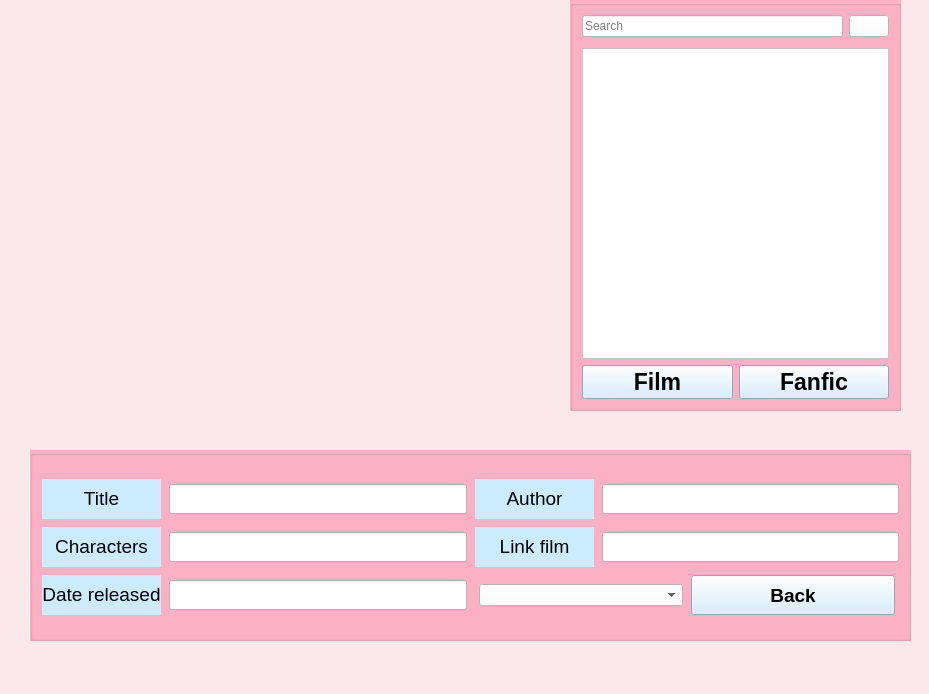
<?xml version="1.0" encoding="UTF-8"?>
<ui version="4.0">
 <class>MainWindow</class>
 <widget class="QMainWindow" name="MainWindow">
  <property name="geometry">
   <rect>
    <x>0</x>
    <y>0</y>
    <width>929</width>
    <height>694</height>
   </rect>
  </property>
  <property name="windowTitle">
   <string>MainWindow</string>
  </property>
  <property name="styleSheet">
   <string notr="true">background-color: rgb(250, 232, 237);
</string>
  </property>
  <widget class="QWidget" name="centralwidget">
   <widget class="QGroupBox" name="groupBox">
    <property name="geometry">
     <rect>
      <x>30</x>
      <y>450</y>
      <width>881</width>
      <height>191</height>
     </rect>
    </property>
    <property name="styleSheet">
     <string notr="true">background-color: rgb(255, 178, 197);</string>
    </property>
    <property name="title">
     <string/>
    </property>
    <layout class="QGridLayout" name="gridLayout_2">
     <item row="1" column="1">
      <layout class="QGridLayout" name="gridLayout" columnstretch="2,5,2,5">
       <property name="spacing">
        <number>8</number>
       </property>
       <item row="2" column="0">
        <widget class="QLabel" name="label_4">
         <property name="font">
          <font>
           <pointsize>14</pointsize>
           <weight>50</weight>
           <bold>false</bold>
          </font>
         </property>
         <property name="styleSheet">
          <string notr="true">background-color: rgb(203, 235, 255);</string>
         </property>
         <property name="text">
          <string>&lt;html&gt;&lt;head/&gt;&lt;body&gt;&lt;p align=&quot;center&quot;&gt;Date released&lt;/p&gt;&lt;/body&gt;&lt;/html&gt;</string>
         </property>
        </widget>
       </item>
       <item row="2" column="1">
        <widget class="QLineEdit" name="lineEdit_Date">
         <property name="minimumSize">
          <size>
           <width>0</width>
           <height>30</height>
          </size>
         </property>
         <property name="styleSheet">
          <string notr="true">background-color: rgb(255, 255, 255);</string>
         </property>
        </widget>
       </item>
       <item row="0" column="0">
        <widget class="QLabel" name="label_2">
         <property name="font">
          <font>
           <pointsize>14</pointsize>
           <weight>50</weight>
           <bold>false</bold>
          </font>
         </property>
         <property name="styleSheet">
          <string notr="true">background-color: rgb(203, 235, 255);
</string>
         </property>
         <property name="text">
          <string>&lt;html&gt;&lt;head/&gt;&lt;body&gt;&lt;p align=&quot;center&quot;&gt;Title&lt;/p&gt;&lt;/body&gt;&lt;/html&gt;</string>
         </property>
        </widget>
       </item>
       <item row="0" column="1">
        <widget class="QLineEdit" name="lineEdit_Title">
         <property name="minimumSize">
          <size>
           <width>0</width>
           <height>30</height>
          </size>
         </property>
         <property name="styleSheet">
          <string notr="true">background-color: rgb(255, 255, 255);</string>
         </property>
        </widget>
       </item>
       <item row="1" column="1">
        <widget class="QLineEdit" name="lineEdit_Character">
         <property name="minimumSize">
          <size>
           <width>0</width>
           <height>30</height>
          </size>
         </property>
         <property name="styleSheet">
          <string notr="true">background-color: rgb(255, 255, 255);</string>
         </property>
        </widget>
       </item>
       <item row="0" column="2">
        <widget class="QLabel" name="label_5">
         <property name="minimumSize">
          <size>
           <width>0</width>
           <height>40</height>
          </size>
         </property>
         <property name="font">
          <font>
           <pointsize>14</pointsize>
           <weight>50</weight>
           <bold>false</bold>
          </font>
         </property>
         <property name="styleSheet">
          <string notr="true">background-color: rgb(203, 235, 255);
</string>
         </property>
         <property name="text">
          <string>&lt;html&gt;&lt;head/&gt;&lt;body&gt;&lt;p align=&quot;center&quot;&gt;Author&lt;/p&gt;&lt;/body&gt;&lt;/html&gt;</string>
         </property>
        </widget>
       </item>
       <item row="0" column="3">
        <widget class="QLineEdit" name="lineEdit_Author">
         <property name="minimumSize">
          <size>
           <width>0</width>
           <height>30</height>
          </size>
         </property>
         <property name="styleSheet">
          <string notr="true">background-color: rgb(255, 255, 255);</string>
         </property>
        </widget>
       </item>
       <item row="2" column="2" colspan="2">
        <layout class="QHBoxLayout" name="horizontalLayout_8">
         <property name="spacing">
          <number>8</number>
         </property>
         <property name="leftMargin">
          <number>4</number>
         </property>
         <property name="rightMargin">
          <number>4</number>
         </property>
         <item>
          <widget class="QComboBox" name="comboBox">
           <property name="whatsThis">
            <string/>
           </property>
           <property name="styleSheet">
            <string notr="true">background-color: rgb(255, 255, 255);</string>
           </property>
           <property name="currentText">
            <string/>
           </property>
           <item>
            <property name="text">
             <string/>
            </property>
            <property name="icon">
             <iconset>
              <normaloff>../images/1Star.png</normaloff>../images/1Star.png</iconset>
            </property>
           </item>
          </widget>
         </item>
         <item>
          <widget class="QPushButton" name="pushButton_Back">
           <property name="minimumSize">
            <size>
             <width>0</width>
             <height>40</height>
            </size>
           </property>
           <property name="font">
            <font>
             <pointsize>14</pointsize>
             <weight>75</weight>
             <bold>true</bold>
            </font>
           </property>
           <property name="styleSheet">
            <string notr="true">background-color: rgb(203, 235, 255);
</string>
           </property>
           <property name="text">
            <string>Back</string>
           </property>
          </widget>
         </item>
        </layout>
       </item>
       <item row="1" column="3">
        <widget class="QLineEdit" name="lineEdit_LinkFilm">
         <property name="minimumSize">
          <size>
           <width>0</width>
           <height>30</height>
          </size>
         </property>
         <property name="styleSheet">
          <string notr="true">background-color: rgb(255, 255, 255);</string>
         </property>
        </widget>
       </item>
       <item row="1" column="2">
        <layout class="QHBoxLayout" name="horizontalLayout_3">
         <item>
          <widget class="QLabel" name="label_6">
           <property name="minimumSize">
            <size>
             <width>0</width>
             <height>40</height>
            </size>
           </property>
           <property name="font">
            <font>
             <pointsize>14</pointsize>
             <weight>50</weight>
             <bold>false</bold>
            </font>
           </property>
           <property name="styleSheet">
            <string notr="true">background-color: rgb(203, 235, 255);
</string>
           </property>
           <property name="text">
            <string>&lt;html&gt;&lt;head/&gt;&lt;body&gt;&lt;p align=&quot;center&quot;&gt;Link film&lt;/p&gt;&lt;/body&gt;&lt;/html&gt;</string>
           </property>
          </widget>
         </item>
        </layout>
       </item>
       <item row="1" column="0">
        <widget class="QLabel" name="label_3">
         <property name="font">
          <font>
           <pointsize>14</pointsize>
           <weight>50</weight>
           <bold>false</bold>
          </font>
         </property>
         <property name="styleSheet">
          <string notr="true">background-color: rgb(203, 235, 255);
</string>
         </property>
         <property name="text">
          <string>&lt;html&gt;&lt;head/&gt;&lt;body&gt;&lt;p align=&quot;center&quot;&gt;Characters&lt;/p&gt;&lt;/body&gt;&lt;/html&gt;</string>
         </property>
        </widget>
       </item>
      </layout>
     </item>
    </layout>
   </widget>
   <widget class="QGroupBox" name="groupBox_2">
    <property name="geometry">
     <rect>
      <x>570</x>
      <y>0</y>
      <width>331</width>
      <height>411</height>
     </rect>
    </property>
    <property name="styleSheet">
     <string notr="true">background-color: rgb(255, 178, 197);
</string>
    </property>
    <property name="title">
     <string/>
    </property>
    <layout class="QVBoxLayout" name="verticalLayout_2">
     <item>
      <layout class="QVBoxLayout" name="verticalLayout">
       <item>
        <layout class="QHBoxLayout" name="horizontalLayout">
         <property name="sizeConstraint">
          <enum>QLayout::SetMinimumSize</enum>
         </property>
         <property name="bottomMargin">
          <number>5</number>
         </property>
         <item>
          <widget class="QLineEdit" name="lineEdit_Search">
           <property name="maximumSize">
            <size>
             <width>16777215</width>
             <height>40</height>
            </size>
           </property>
           <property name="styleSheet">
            <string notr="true">background-color: rgb(255, 255, 255);</string>
           </property>
           <property name="text">
            <string/>
           </property>
           <property name="placeholderText">
            <string>Search</string>
           </property>
          </widget>
         </item>
         <item>
          <widget class="QPushButton" name="pushButton_Search">
           <property name="styleSheet">
            <string notr="true">background-color: rgb(255, 255, 255);</string>
           </property>
           <property name="text">
            <string/>
           </property>
           <property name="icon">
            <iconset>
             <normaloff>../images/search.jpg</normaloff>../images/search.jpg</iconset>
           </property>
          </widget>
         </item>
        </layout>
       </item>
      </layout>
     </item>
     <item>
      <widget class="QListView" name="Qlistview_da_viet">
       <property name="minimumSize">
        <size>
         <width>0</width>
         <height>0</height>
        </size>
       </property>
       <property name="statusTip">
        <string/>
       </property>
       <property name="styleSheet">
        <string notr="true">background-color: rgb(255, 255, 255);</string>
       </property>
      </widget>
     </item>
     <item>
      <layout class="QHBoxLayout" name="horizontalLayout_2">
       <item>
        <widget class="QPushButton" name="pushButton_Film">
         <property name="font">
          <font>
           <family>MS Shell Dlg 2</family>
           <pointsize>17</pointsize>
           <weight>75</weight>
           <bold>true</bold>
          </font>
         </property>
         <property name="styleSheet">
          <string notr="true">background-color: rgb(203, 235, 255);
</string>
         </property>
         <property name="text">
          <string>Film</string>
         </property>
        </widget>
       </item>
       <item>
        <widget class="QPushButton" name="pushButton_Fanfic">
         <property name="font">
          <font>
           <family>MS Shell Dlg 2</family>
           <pointsize>17</pointsize>
           <weight>75</weight>
           <bold>true</bold>
          </font>
         </property>
         <property name="styleSheet">
          <string notr="true">background-color: rgb(203, 235, 255);
</string>
         </property>
         <property name="text">
          <string>Fanfic</string>
         </property>
        </widget>
       </item>
      </layout>
     </item>
    </layout>
   </widget>
   <widget class="QLabel" name="label_9">
    <property name="geometry">
     <rect>
      <x>30</x>
      <y>10</y>
      <width>501</width>
      <height>401</height>
     </rect>
    </property>
    <property name="text">
     <string/>
    </property>
    <property name="pixmap">
     <pixmap>C:/Users/HP/Downloads/logo.png</pixmap>
    </property>
    <property name="scaledContents">
     <bool>true</bool>
    </property>
    <property name="wordWrap">
     <bool>false</bool>
    </property>
   </widget>
   <zorder>label_9</zorder>
   <zorder>groupBox</zorder>
   <zorder>groupBox_2</zorder>
  </widget>
  <widget class="QMenuBar" name="menubar">
   <property name="geometry">
    <rect>
     <x>0</x>
     <y>0</y>
     <width>929</width>
     <height>22</height>
    </rect>
   </property>
  </widget>
  <widget class="QStatusBar" name="statusbar"/>
 </widget>
 <resources/>
 <connections/>
</ui>
